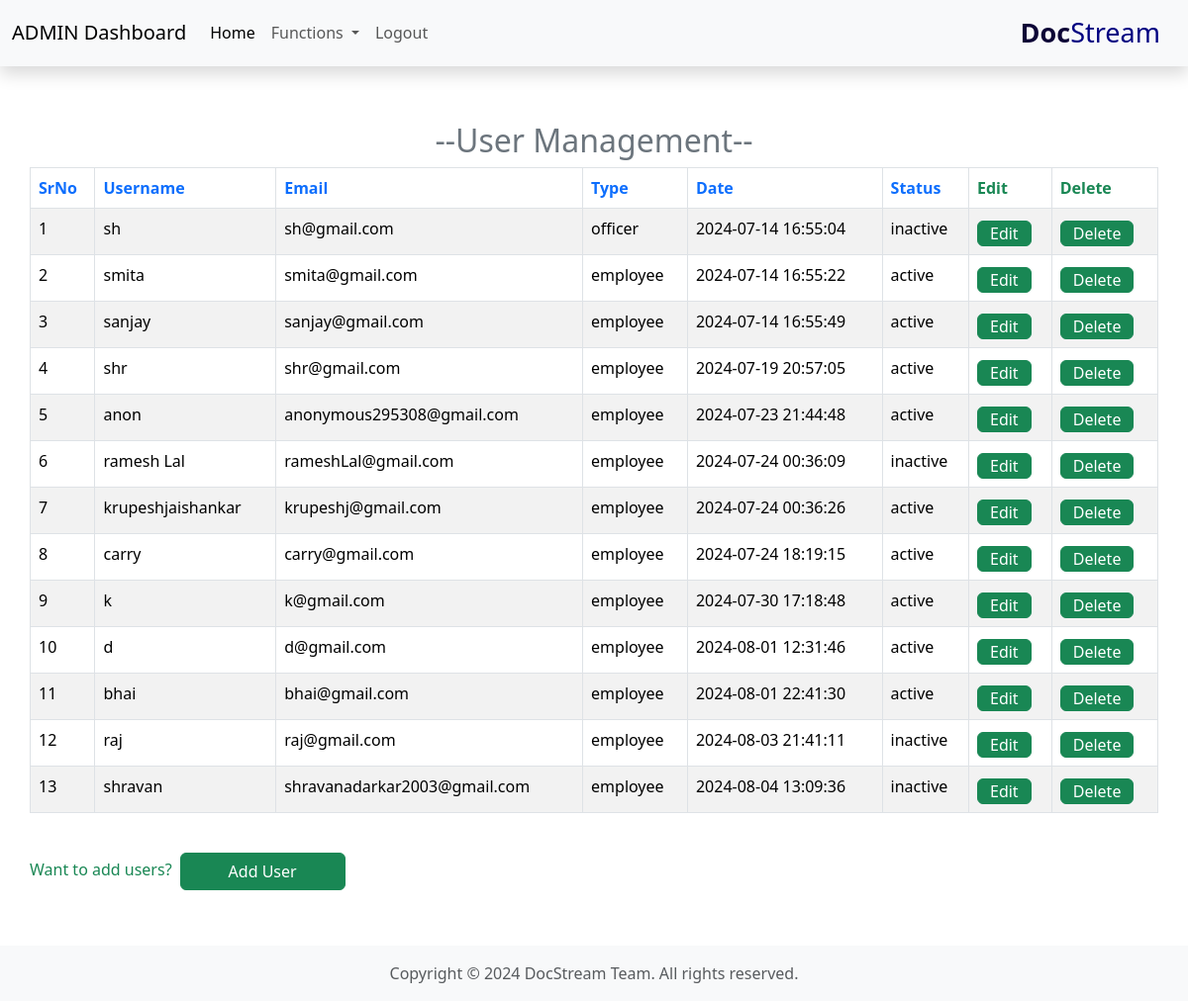
Page /admin/adminFun/userManagement/userManagement.php on the committed database.
### tables this page shows
CREATE TABLE `users` (
  `srno` int(11) NOT NULL,
  `username` varchar(25) NOT NULL,
  `email` varchar(50) NOT NULL,
  `type` varchar(10) NOT NULL,
  `password` varchar(256) NOT NULL,
  `date` datetime NOT NULL DEFAULT current_timestamp(),
  `status` enum('active','inactive') NOT NULL DEFAULT 'active',
  `status2` int(50) NOT NULL
);

### admin/adminFun/userManagement/userManagement.php (the view, shortened to what this page needs)
<?php
include '/xampp/htdocs/dms/partials/_dbconnect.php';
?>
<!DOCTYPE html>
<html lang="en">
<head>
    <link rel="stylesheet" href="https://cdn.datatables.net/2.1.0/css/dataTables.dataTables.css" />
    <link href="https://cdn.jsdelivr.net/npm/bootstrap@5.3.3/dist/css/bootstrap.min.css" rel="stylesheet">
</head>
<body>
    <?php
    include '/xampp/htdocs/dms/admin/adminExtra/_Aheader.php';
    ?>
    <div class="card-body container mt-5 mb-2 pt-2 pb-2 pl-5 pr-5">
        <h2 class="text-center text-secondary">--User Management--</h2>
        <table id="myTable" class="table table-striped table-bordered ">
            <thead>
                <tr>
                    <th class="text-primary">SrNo</th>
                    <th class="text-primary">Username</th>
                    <th class="text-primary">Email</th>
                    <th class="text-primary">Type</th>
                    <th class="text-primary">Date</th>
                    <th class="text-primary">Status</th>
                    <th class="text-success">Edit</th>
                    <th class="text-success">Delete</th>
                </tr>
            </thead>
            <tbody>
                <?php
                $mySr = 0;
                $sql = "select * from `users` where `type` = 'officer' or `type` = 'employee'";
                $result = mysqli_query($conn, $sql);
                while ($row = mysqli_fetch_assoc($result)) {
                    $mySr++;
                    echo '<tr>
                            <td>' . $mySr . '</td>
                            <td>' . $row["username"] . '</td>
                            <td>' . $row["email"] . '</td>
                            <td>' . $row["type"] . '</td>
                            <td>' . $row["date"] . '</td>
                            <td>' . $row["status"] . '</td>
                            <td><button class="myEdit btn btn-success mt-1 pb-0 pt-0" id="' . $row["srno"] . '">Edit</button></td>
                            <td><button class="myDelete btn btn-success mt-1 pb-0 pt-0" id="' . $row["srno"] . '">Delete</button></td>
                        </tr>';
                }
                ?>
            </tbody>
        </table>
    </div>
    <div class="container px-0">
        <p class="text-success" style="display: inline-block;">Want to add users?</p><button type="button" class="btn btn-success m-2 px-5" data-bs-toggle="modal" data-bs-target="#exampleModal">Add User</button>
    </div>
    <div style="margin-top: auto;">
        <?php require '/xampp/htdocs/dms/partials/_footer.php'; ?>
    </div>
</body>
</html>

### admin/adminFun/userManagement/userManagement.php (style rules this page uses)
html,body { height: 100%; margin: 0; }
body { display: flex; flex-direction: column; }

### rows in the picture
users: username "sh", email "sh@gmail.com", type "officer", date "2024-07-14 16:55:04", status "inactive"
users: username "smita", email "smita@gmail.com", type "employee", date "2024-07-14 16:55:22", status "active"
users: username "sanjay", email "sanjay@gmail.com", type "employee", date "2024-07-14 16:55:49", status "active"
users: username "shr", email "shr@gmail.com", type "employee", date "2024-07-19 20:57:05", status "active"
users: username "anon", email "anonymous295308@gmail.com", type "employee", date "2024-07-23 21:44:48", status "active"
users: username "ramesh Lal", email "rameshLal@gmail.com", type "employee", date "2024-07-24 00:36:09", status "inactive"
users: username "krupeshjaishankar", email "krupeshj@gmail.com", type "employee", date "2024-07-24 00:36:26", status "active"
users: username "carry", email "carry@gmail.com", type "employee", date "2024-07-24 18:19:15", status "active"
users: username "k", email "k@gmail.com", type "employee", date "2024-07-30 17:18:48", status "active"
users: username "d", email "d@gmail.com", type "employee", date "2024-08-01 12:31:46", status "active"
users: username "bhai", email "bhai@gmail.com", type "employee", date "2024-08-01 22:41:30", status "active"
users: username "raj", email "raj@gmail.com", type "employee", date "2024-08-03 21:41:11", status "inactive"
users: username "shravan", email "shravanadarkar2003@gmail.com", type "employee", date "2024-08-04 13:09:36", status "inactive"
